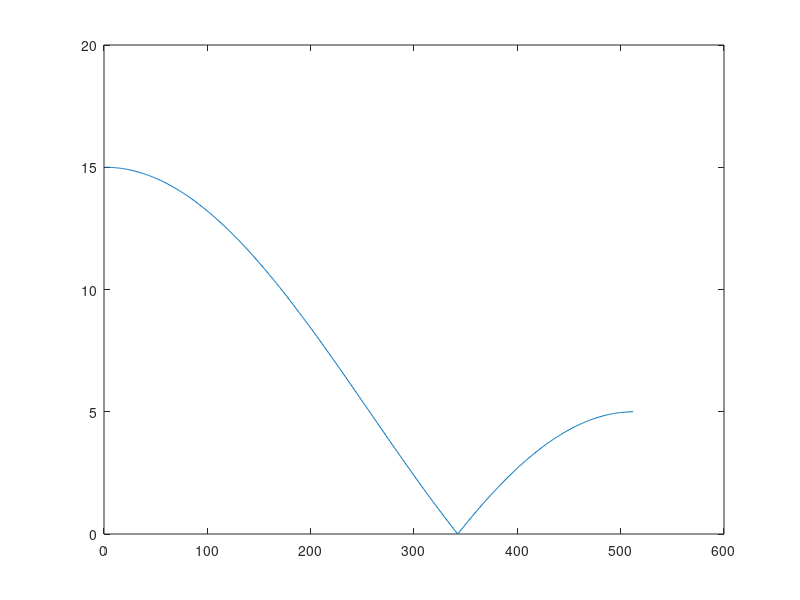

Source code (MATLAB):
n=-10:10;
imp1=n==0;
imp2=n==1;
imp3=n==2;
a=input('alpha:\n');
b=input('beta:\n');
c=input('gama:\n');
w=0:(pi/180):pi;
h=[a b c];
H=freqz(h);
plot(abs(H))
% 